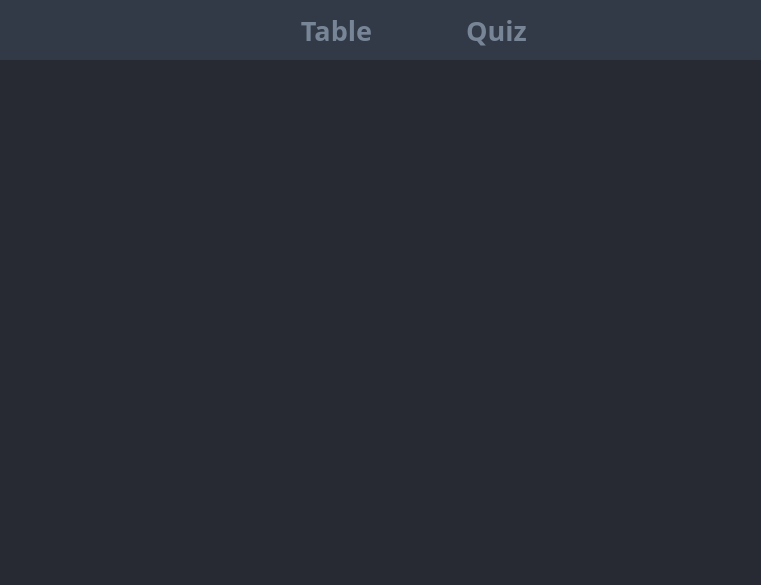
<?xml version="1.0" encoding="UTF-8"?>
<ui version="4.0">
 <class>MainWindow</class>
 <widget class="QMainWindow" name="MainWindow">
  <property name="geometry">
   <rect>
    <x>0</x>
    <y>0</y>
    <width>761</width>
    <height>585</height>
   </rect>
  </property>
  <property name="windowTitle">
   <string>MainMenu</string>
  </property>
  <property name="styleSheet">
   <string notr="true">/*= Style for MainWindow START
  ==================================================== */
	#MainWindow {
		background-color: #313a46;
	}
        /* Change the font and text color of all elements */
        * {
            font-family: 'Roboto Slab', sans-serif; /* Use Roboto Slab font */
            color: #ffffff; /* Set text color to white */
            line-height: 1.4; /* Set the line height */
            }

/*= END
  ==================================================== */

/*= Style for Windows widget START
  ==================================================== */
	#Windows {
                background-color: #282a33;
	}

/*= END
==================================================== */


/*= Style for menu  START
  ==================================================== */
	/* style for widget */
	#Menu {
		background-color: #313a46;
	}

	/* style for QPushButton */
	#Menu QPushButton {
		border:none;
		border-radius: 3px;
		text-align: left;
		padding: 8px 0 8px 15px;
		color: #788596;
	}

	#Menu QPushButton:hover {
		background-color: rgba( 86, 101, 115, 0.5);
	}

	#Menu QPushButton:checked {
		color: #fff;
	}

/*= END
  ==================================================== */</string>
  </property>
  <widget class="QWidget" name="CentralWidget">
   <layout class="QGridLayout" name="gridLayout_4" rowstretch="0,0">
    <property name="leftMargin">
     <number>0</number>
    </property>
    <property name="topMargin">
     <number>0</number>
    </property>
    <property name="rightMargin">
     <number>0</number>
    </property>
    <property name="bottomMargin">
     <number>0</number>
    </property>
    <property name="spacing">
     <number>0</number>
    </property>
    <item row="0" column="0">
     <widget class="QWidget" name="Menu" native="true">
      <property name="sizePolicy">
       <sizepolicy hsizetype="Preferred" vsizetype="Fixed">
        <horstretch>0</horstretch>
        <verstretch>60</verstretch>
       </sizepolicy>
      </property>
      <property name="minimumSize">
       <size>
        <width>0</width>
        <height>60</height>
       </size>
      </property>
      <property name="styleSheet">
       <string notr="true">border-bottom-color: rgb(42, 42, 42);</string>
      </property>
      <layout class="QGridLayout" name="gridLayout" columnstretch="3,2,3,3,4">
       <property name="leftMargin">
        <number>0</number>
       </property>
       <property name="topMargin">
        <number>0</number>
       </property>
       <property name="rightMargin">
        <number>0</number>
       </property>
       <property name="bottomMargin">
        <number>0</number>
       </property>
       <property name="spacing">
        <number>0</number>
       </property>
       <item row="0" column="1">
        <spacer name="horizontalSpacer">
         <property name="orientation">
          <enum>Qt::Horizontal</enum>
         </property>
         <property name="sizeHint" stdset="0">
          <size>
           <width>40</width>
           <height>20</height>
          </size>
         </property>
        </spacer>
       </item>
       <item row="0" column="3">
        <widget class="QPushButton" name="btnQuiz">
         <property name="sizePolicy">
          <sizepolicy hsizetype="Fixed" vsizetype="Fixed">
           <horstretch>0</horstretch>
           <verstretch>0</verstretch>
          </sizepolicy>
         </property>
         <property name="minimumSize">
          <size>
           <width>160</width>
           <height>60</height>
          </size>
         </property>
         <property name="maximumSize">
          <size>
           <width>16777215</width>
           <height>60</height>
          </size>
         </property>
         <property name="font">
          <font>
           <family>Roboto Slab</family>
           <pointsize>20</pointsize>
           <bold>true</bold>
           <underline>false</underline>
          </font>
         </property>
         <property name="layoutDirection">
          <enum>Qt::RightToLeft</enum>
         </property>
         <property name="styleSheet">
          <string notr="true">text-align: center;</string>
         </property>
         <property name="text">
          <string>Quiz</string>
         </property>
         <property name="checkable">
          <bool>true</bool>
         </property>
         <property name="autoExclusive">
          <bool>true</bool>
         </property>
         <property name="flat">
          <bool>true</bool>
         </property>
        </widget>
       </item>
       <item row="0" column="4">
        <spacer name="horizontalSpacer_2">
         <property name="orientation">
          <enum>Qt::Horizontal</enum>
         </property>
         <property name="sizeHint" stdset="0">
          <size>
           <width>40</width>
           <height>20</height>
          </size>
         </property>
        </spacer>
       </item>
       <item row="0" column="2">
        <widget class="QPushButton" name="btnTable">
         <property name="sizePolicy">
          <sizepolicy hsizetype="Fixed" vsizetype="Fixed">
           <horstretch>0</horstretch>
           <verstretch>0</verstretch>
          </sizepolicy>
         </property>
         <property name="minimumSize">
          <size>
           <width>160</width>
           <height>60</height>
          </size>
         </property>
         <property name="maximumSize">
          <size>
           <width>16777215</width>
           <height>60</height>
          </size>
         </property>
         <property name="font">
          <font>
           <family>Roboto Slab</family>
           <pointsize>20</pointsize>
           <bold>true</bold>
           <underline>false</underline>
          </font>
         </property>
         <property name="layoutDirection">
          <enum>Qt::RightToLeft</enum>
         </property>
         <property name="styleSheet">
          <string notr="true">text-align: center;</string>
         </property>
         <property name="text">
          <string>Table</string>
         </property>
         <property name="checkable">
          <bool>true</bool>
         </property>
         <property name="autoExclusive">
          <bool>true</bool>
         </property>
         <property name="flat">
          <bool>true</bool>
         </property>
        </widget>
       </item>
       <item row="0" column="0">
        <widget class="QFrame" name="frame">
         <property name="sizePolicy">
          <sizepolicy hsizetype="Preferred" vsizetype="Preferred">
           <horstretch>0</horstretch>
           <verstretch>0</verstretch>
          </sizepolicy>
         </property>
         <property name="minimumSize">
          <size>
           <width>175</width>
           <height>0</height>
          </size>
         </property>
         <property name="maximumSize">
          <size>
           <width>175</width>
           <height>11111</height>
          </size>
         </property>
         <property name="frameShape">
          <enum>QFrame::NoFrame</enum>
         </property>
         <property name="frameShadow">
          <enum>QFrame::Plain</enum>
         </property>
        </widget>
       </item>
      </layout>
     </widget>
    </item>
    <item row="1" column="0">
     <widget class="QStackedWidget" name="Windows">
      <property name="lineWidth">
       <number>0</number>
      </property>
      <property name="currentIndex">
       <number>1</number>
      </property>
      <widget class="QWidget" name="page_1">
       <layout class="QGridLayout" name="gridLayout_2">
        <property name="leftMargin">
         <number>0</number>
        </property>
        <property name="topMargin">
         <number>0</number>
        </property>
        <property name="rightMargin">
         <number>0</number>
        </property>
        <property name="bottomMargin">
         <number>0</number>
        </property>
        <property name="spacing">
         <number>0</number>
        </property>
        <item row="0" column="0">
         <widget class="TableSection" name="pageTable" native="true"/>
        </item>
       </layout>
      </widget>
      <widget class="QWidget" name="page_3">
       <layout class="QGridLayout" name="gridLayout_3">
        <property name="leftMargin">
         <number>0</number>
        </property>
        <property name="topMargin">
         <number>0</number>
        </property>
        <property name="rightMargin">
         <number>0</number>
        </property>
        <property name="bottomMargin">
         <number>0</number>
        </property>
        <property name="spacing">
         <number>0</number>
        </property>
        <item row="0" column="0">
         <widget class="QuizSection" name="pageQuiz" native="true"/>
        </item>
       </layout>
      </widget>
     </widget>
    </item>
   </layout>
  </widget>
 </widget>
 <customwidgets>
  <customwidget>
   <class>TableSection</class>
   <extends>QWidget</extends>
   <header>tablesection.h</header>
   <container>1</container>
  </customwidget>
  <customwidget>
   <class>QuizSection</class>
   <extends>QWidget</extends>
   <header>quizsection.h</header>
   <container>1</container>
  </customwidget>
 </customwidgets>
 <resources/>
 <connections/>
</ui>
